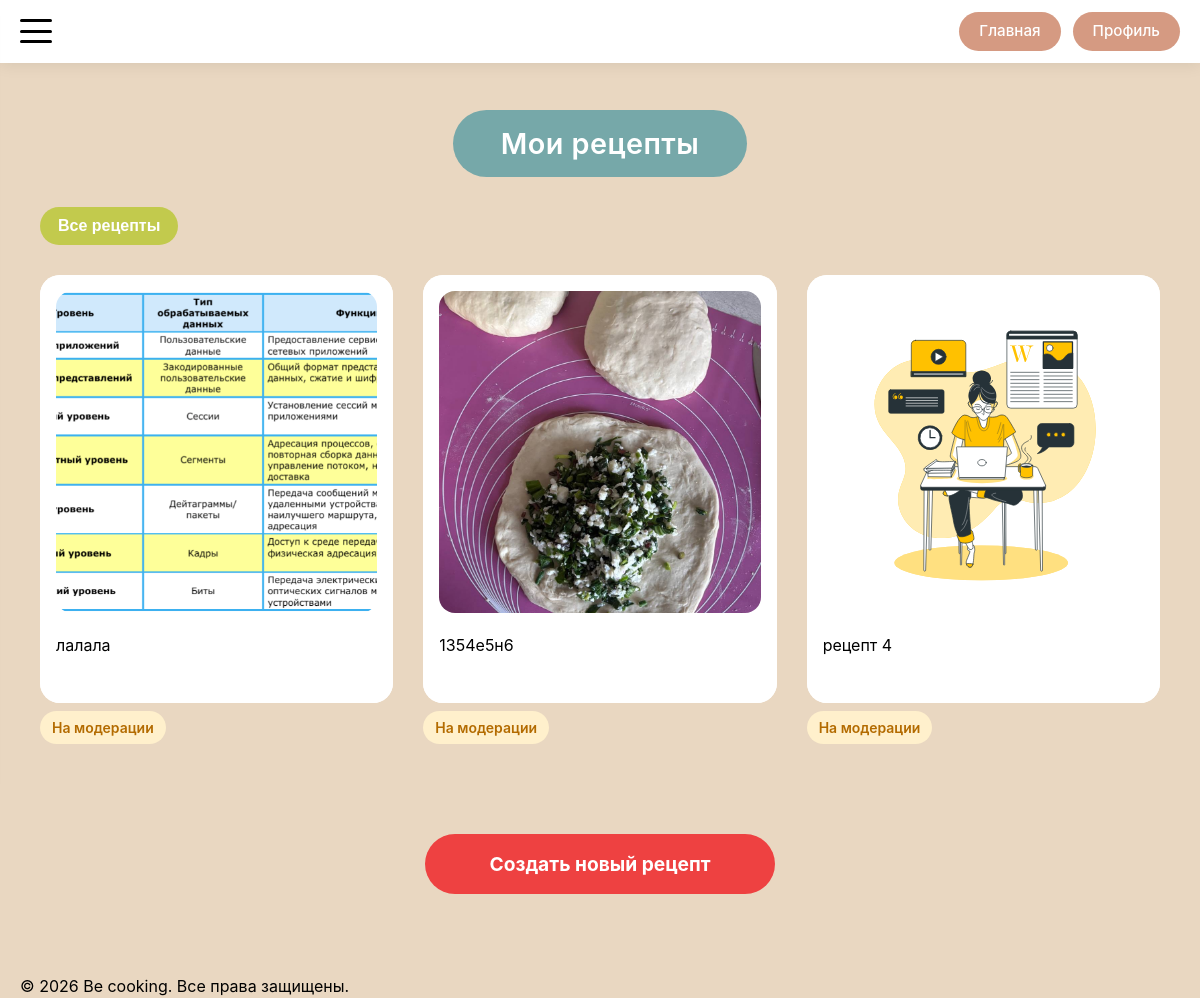
/my-recipes (signed in), run on an earlier commit of the app's database.
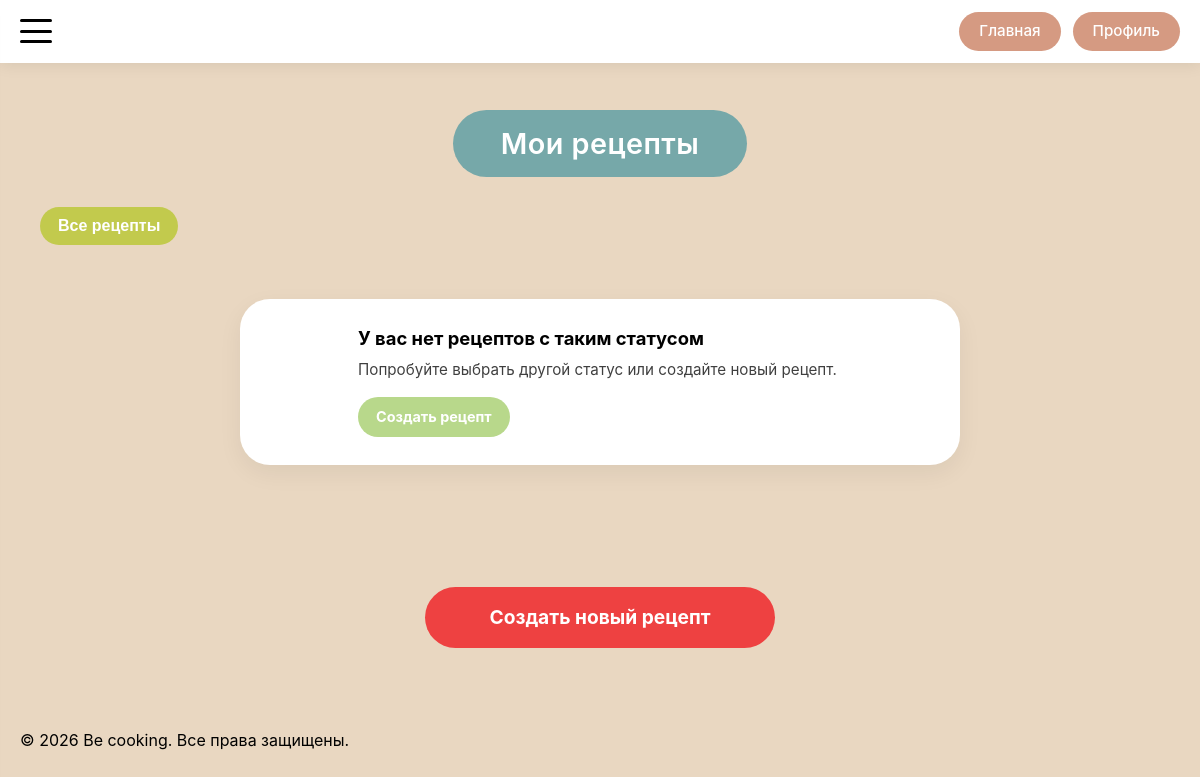
And on a later commit of the database.
### models.py (models this page shows)
class Recipe(db.Model):
    __tablename__ = 'recipe'
    id = db.Column(db.Integer, primary_key=True)
    title = db.Column(db.String(200), nullable=False)
    description = db.Column(db.Text)
    author_id = db.Column(db.Integer, db.ForeignKey('user.id'), nullable=False)
    status = db.Column(db.Enum(RecipeStatusEnum), nullable=False, default=RecipeStatusEnum.PENDING)
    created_at = db.Column(db.DateTime, default=datetime.utcnow)
    updated_at = db.Column(db.DateTime, default=datetime.utcnow, onupdate=datetime.utcnow)
    main_image_url = db.Column(db.String(300))
    calories = db.Column(db.Float, nullable=True)
    proteins = db.Column(db.Float, nullable=True)
    fats = db.Column(db.Float, nullable=True)
    carbohydrates = db.Column(db.Float, nullable=True)
    ingredients = db.Column(db.JSON)  # В SQLAlchemy JSON может хранить массивы
    steps = db.relationship('RecipeStep', backref='recipe', lazy='dynamic', cascade='all, delete-orphan')
    comments = db.relationship('Comment', backref='recipe', lazy='dynamic', cascade='all, delete-orphan')
    notes = db.relationship('Note', backref='recipe', lazy='dynamic', cascade='all, delete-orphan')
    favorites = db.relationship('Favorite', backref='recipe', lazy='dynamic', cascade='all, delete-orphan')
    cart_items = db.relationship('CartItem', backref='recipe', lazy='dynamic', cascade='all, delete-orphan')

### routes/recipe_routes.py (the view, shortened to what this page needs)
@app.route('/my-recipes')
@login_required
def my_recipes():
    limit = request.args.get('limit', 9, type=int)
    offset = request.args.get('offset', 0, type=int)
    status = request.args.get('status')
    recipes_query = Recipe.query.filter_by(
        author_id=current_user.id
    )
    recipes_query = recipes_query.order_by(Recipe.created_at.desc())
    total = recipes_query.count()
    my_recipes = recipes_query.offset(offset).limit(limit).all()
    has_next = offset + limit < total
    has_prev = offset > 0
    status_labels = {
        'published': 'Опубликованные',
        'pending': 'На модерации',
        'rejected': 'Отклонённые'
    }
    return render_template(
        'my_recipes/my_recipes.html',
        my_recipes=my_recipes,
        limit=limit,
        offset=offset,
        has_next=has_next,
        has_prev=has_prev,
        current_status=status,
        status_labels=status_labels
    )

### app.py (called while the page is built)
@login_manager.user_loader
def load_user(user_id):
    return User.query.get(int(user_id))

@app.context_processor
def inject_enums():
    return dict(UserRoleEnum=UserRoleEnum)

### templates/my_recipes/my_recipes.html (shortened to what this page needs)
{% extends 'base/base.html' %}
{% block main_class %}my-recipes-main{% endblock %}
{% block container_class %}my-recipes-container{% endblock %}
{% block content %}
<div class="my-recipes-header-wrapper">
    <h1 class="my-recipes-title">Мои рецепты</h1>
</div>
<div class="my-recipes-filter-wrapper">
    <div class="dropdown">
        <button class="filter-status-btn" type="button">
            {% if current_status %}
            {{ status_labels[current_status] }}
            {% else %}
            Все рецепты
            {% endif %}
        </button>
    </div>
</div>
<div class="my-recipes-grid">
    {% for recipe in my_recipes %}
    <div class="my-recipe-card">
        {% with
        detail_endpoint = 'recipe_manage',
        item_id = recipe.id
        %}
        {% include 'components/_card.html' with context %}
        {% endwith %}
        {% if recipe.status.value == 'published' %}
        <div class="recipe-status recipe-status-published">Опубликован</div>
        {% elif recipe.status.value == 'pending' %}
        <div class="recipe-status recipe-status-pending">На модерации</div>
        {% elif recipe.status.value == 'rejected' %}
        <div class="recipe-status recipe-status-rejected">Отказано</div>
        {% endif %}
    </div>
    {% else %}
    {% with
    empty_state_class = 'empty-state-grid',
    empty_state_icon = '🍽',
    empty_state_title = 'У вас нет рецептов с таким статусом',
    empty_state_text = 'Попробуйте выбрать другой статус или создайте новый рецепт.',
    empty_state_action_url = url_for('recipe_add'),
    empty_state_action_text = 'Создать рецепт'
    %}
    {% include 'components/_empty_state.html' %}
    {% endwith %}
    {% endfor %}
</div>
<div class="my-recipes-footer">
    <a href="{{ url_for('recipe_add') }}" class="create-recipe-btn-footer"
       style="text-decoration: none; display: inline-block;">
        Создать новый рецепт
    </a>
</div>
{% endblock %}

### templates/base/base.html (shortened to what this page needs)
<!DOCTYPE html>
<html lang="ru">
<head>
    <link href="https://googleapis.com/css2?family=Inter:opsz,wght@14..32,300;14..32,400;14..32,500;14..32,600;14..32,700&display=swap" rel="stylesheet">
    <link rel="stylesheet" href="{{ url_for('static', filename='css/style.css') }}">
</head>
<body>
    {% if request.endpoint != 'auth' %}
        {% include 'components/_header.html' %}
    {% endif %}
    <main class="main {% block main_class %}{% endblock %}">
        <div class="container {% block container_class %}{% endblock %}">
            {% block content %}{% endblock %}
        </div>
    </main>
    {% if request.endpoint != 'auth' %}
        {% include 'components/_footer.html' %}
    {% endif %}
</body>
</html>

### templates/components/_header.html (shortened to what this page needs)
<header class="header">
    <div class="header-container container">
        <button class="burger-btn" id="burgerBtn">
            <span></span>
            <span></span>
            <span></span>
        </button>
        <div class="header-buttons">
            <a href="{{ url_for('index') }}" class="header-btn">Главная</a>
            {% if current_user.is_authenticated %}
                <a href="{{ url_for('profile') }}" class="header-btn">Профиль</a>
            {% else %}
                <a href="{{ url_for('auth') }}" class="header-btn">Вход</a>
            {% endif %}
        </div>
    </div>
</header>

### templates/components/_empty_state.html (shortened to what this page needs)
<div class="empty-state {{ empty_state_class if empty_state_class else '' }}">
    <div class="empty-state-icon">
    </div>
    <div class="empty-state-content">
        <div class="empty-state-title">
            {{ empty_state_title }}
        </div>
        {% if empty_state_text %}
        <div class="empty-state-text">
            {{ empty_state_text }}
        </div>
        {% endif %}
        {% if empty_state_action_url and empty_state_action_text %}
        <a href="{{ empty_state_action_url }}" class="empty-state-action">
            {{ empty_state_action_text }}
        </a>
        {% endif %}
    </div>
</div>

### templates/components/_footer.html
<footer class="footer">
    <div class="footer-container container">
        <p class="footer-text">© {{ now.year if now else '2026' }} Be cooking. Все права защищены.</p>
    </div>
</footer>

### templates/components/_card.html (shortened to what this page needs)
{% if detail_endpoint == 'recipe_detail' or  detail_endpoint == 'recipe_manage' %}
<div class="card">
    <a href="{{ url_for(detail_endpoint, recipe_id=item_id) }}"
       class="card-link">
        <div class="card-inner">
            <div class="card-image">
                <img src="{{ recipe.main_image_url if (recipe and recipe.main_image_url) else 'https://placehold.co/400x300' }}"
                     alt="{{ recipe.title if recipe else 'Рецепт' }}">
            </div>
            <div class="card-text">{{ recipe.title if recipe else 'Рецепт' }}</div>
        </div>
    </a>
</div>
{% endif %}

What changed in the data, as far as the page shows it:
removed Recipe: main_image_url (picture), title "лалала", status "На модерации"
removed Recipe: main_image_url (picture), title "1354е5н6", status "На модерации"
removed Recipe: main_image_url (picture), title "рецепт 4", status "На модерации"
Also different on the page:
{{ empty_state_title }}: (not shown) → "У вас нет рецептов с таким статусом"
{{ empty_state_text }}: (not shown) → "Попробуйте выбрать другой статус или создайте новый рецепт."
{{ empty_state_action_text }}: (not shown) → "Создать рецепт"
